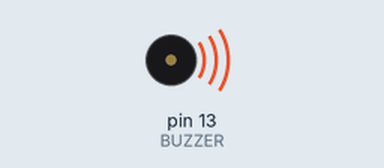
A sketch run on a simulated Arduino Uno, built with avr-gcc and run on an emulated ATmega328P. Parts: buzzer (waves = sounding, pin HIGH).

Above: at 0.5 s.
Timing chart, 0 to 4.6 s (numbered marks = the images above):
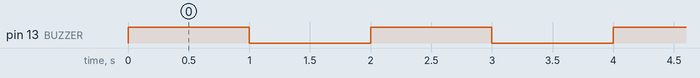

The sketch:

Code.ino
```cpp
#define BUZZER 13
#define DELAY_TIME 1000
void setup()
{
  pinMode(BUZZER, OUTPUT);
}

void loop()
{
  digitalWrite(BUZZER, HIGH);
  delay(DELAY_TIME);
  digitalWrite(BUZZER, LOW);
  delay(DELAY_TIME);
}
```

Measured:
- by itself, pin 13 (BUZZER): alternates HIGH for 1.0 s and LOW for 1.0 s
